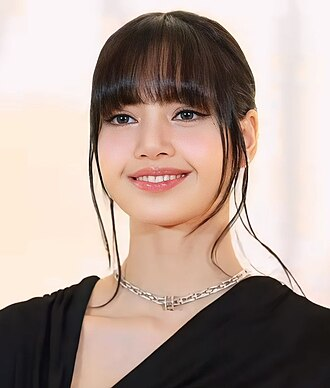
#> input picture IT_practices/practice_3_10/face.jpg, 330 x 388 px
$ jupyter execute face.ipynb
#> lines starting #> are read from the running program, lines starting #| are printed output that depends on the picture; after the words box and inside, x2 and y2 are one past the last pixel; in counts of white or black regions, pixels touching at a corner belong together
[cell 1]
import cv2

# Завантаження зображення
image = cv2.imread("face.jpg")  # заміни на свою назву файлу
#> image is the input picture: shape (388, 330, 3); mean B, G, R 149.6, 158.3, 176.6
gray = cv2.cvtColor(image, cv2.COLOR_BGR2GRAY)
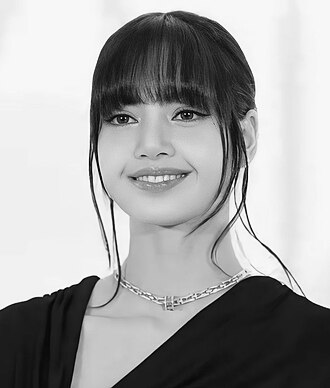
#> gray: shape (388, 330); min 0, max 254, mean 162.8

# Завантаження попередньо натренованого каскаду
face_cascade = cv2.CascadeClassifier(cv2.data.haarcascades + "haarcascade_frontalface_default.xml")

# Виявлення облич
faces = face_cascade.detectMultiScale(gray, scaleFactor=1.1, minNeighbors=5, minSize=(30, 30))
#> faces = [[76, 58, 159, 159]]

# Нанесення рамок на зображення
for (x, y, w, h) in faces:
    cv2.rectangle(image, (x, y), (x + w, y + h), (255, 0, 0), 2)
#> this loop made 1 pass
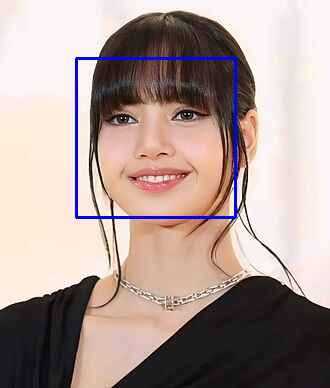
#> image: shape (388, 330, 3); 1.49% of pixels changed, all inside (x1, y1, x2, y2) = (75, 57, 237, 219)

# Показ результату
cv2.imshow("Detected Faces", image)
cv2.waitKey(0)
cv2.destroyAllWindows()
